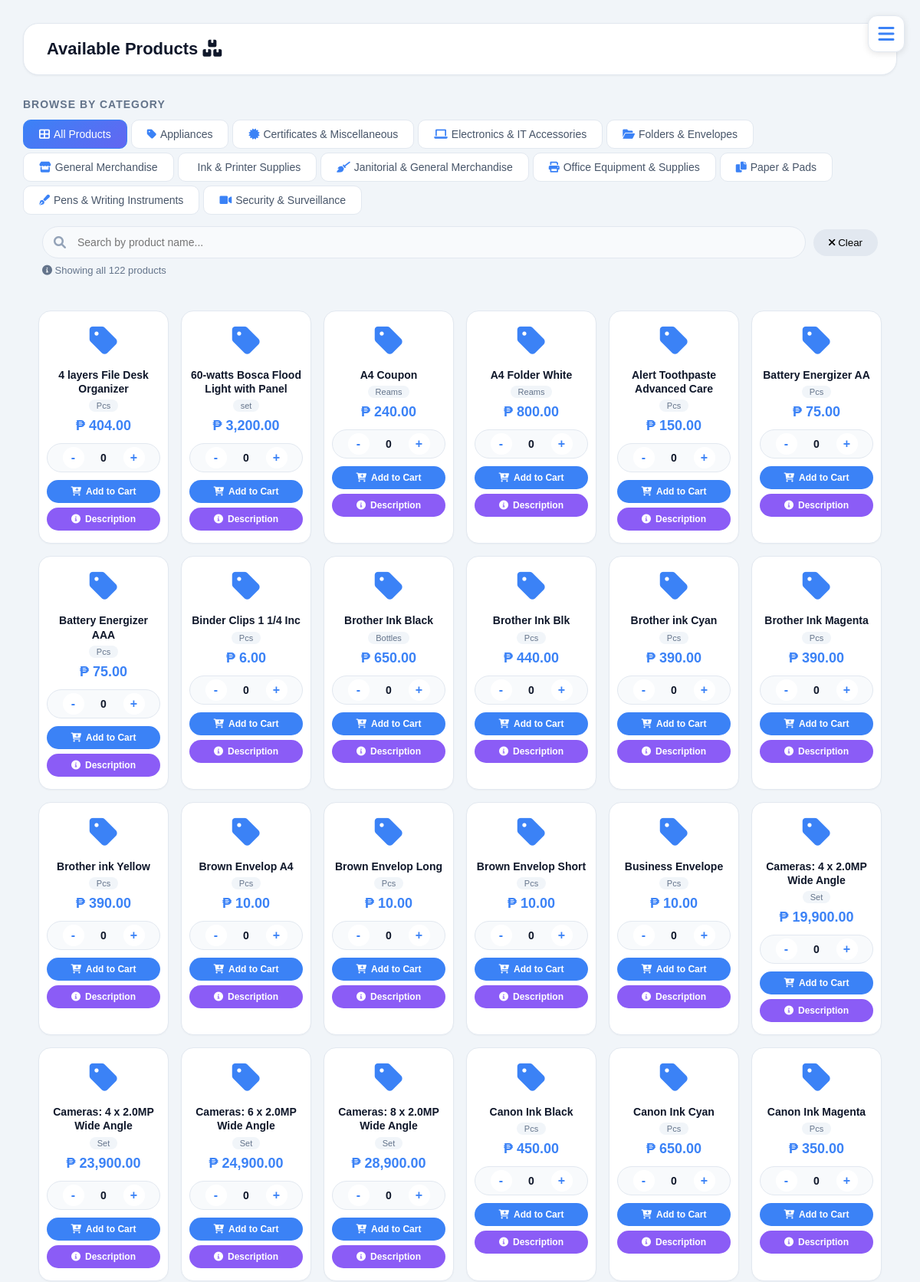
The page /public/shop.php (signed in, upper part) on the database its author committed.
### tables this page shows
CREATE TABLE `merchandise_inventory` (
  `id` int(11) NOT NULL PRIMARY KEY AUTO_INCREMENT,
  `product_name` varchar(255) NOT NULL,
  `unit` varchar(100) DEFAULT NULL,
  `qty_on_hand` int(11) NOT NULL DEFAULT 0,
  `selling_price` int(11) NOT NULL,
  `last_restocked` varchar(100) DEFAULT NULL,
  `description` text DEFAULT NULL,
  `category` varchar(100) DEFAULT NULL
);

### public/shop.php (the view, shortened to what this page needs)
<?php
require_once 'access_sessions.php';
$stmt = $pdo->prepare("SELECT * FROM merchandise_inventory ORDER BY product_name ASC");
$stmt->execute();
$allProducts = $stmt->fetchAll();
$stmt = $pdo->prepare("SELECT DISTINCT category FROM merchandise_inventory WHERE category IS NOT NULL AND category != '' ORDER BY category ASC");
$stmt->execute();
$categories = $stmt->fetchAll(PDO::FETCH_COLUMN);
$categoryIcons = [
    'Paper & Pads' => 'fas fa-copy',
    'Folders & Envelopes' => 'fas fa-folder-open',
    'Pens & Writing Instruments' => 'fas fa-pen-fancy',
    'Office Equipment & Supplies' => 'fas fa-print',
    'Ink & Printer Supplies' => 'fas fa-ink',
    'Electronics & IT Accessories' => 'fas fa-laptop',
    'Security & Surveillance' => 'fas fa-video',
    'Janitorial & General Merchandise' => 'fas fa-broom',
    'Certificates & Miscellaneous' => 'fas fa-certificate',
    'General Merchandise' => 'fas fa-store',
    'Home Appliances' => 'fas fa-plug'
];
?>
<!DOCTYPE html>
<html lang="en">
<head>
    <link rel="stylesheet" href="https://cdnjs.cloudflare.com/ajax/libs/font-awesome/6.0.0/css/all.min.css">
</head>
<body>
    <div class="app-wrapper">
        <div class="burger-btn" id="burgerBtn">
            <i class="fas fa-bars"></i>
        </div>
        <main class="main-content">
            <div class="dashboard-header">
                <div class="welcome">
                    <h3>Available Products <i class="fas fa-boxes"></i></h3>
                </div>
            </div>
            <div class="category-section">
                <div class="category-title">BROWSE BY CATEGORY</div>
                <div class="category-buttons" id="categoryButtonsContainer">
                    <button class="category-btn reset-btn active" data-category="all">
                        <i class="fas fa-th-large"></i> All Products
                    </button>
                    <?php foreach ($categories as $category): ?>
                        <?php if (!empty($category)): ?>
                            <button class="category-btn" data-category="<?php echo htmlspecialchars($category); ?>">
                                <i class="<?php echo isset($categoryIcons[$category]) ? $categoryIcons[$category] : 'fas fa-tag'; ?>"></i>
                                <?php echo htmlspecialchars($category); ?>
                            </button>
                        <?php endif; ?>
                    <?php endforeach; ?>
                </div>
            </div>
            <div class="merchandise-section">
                <div class="search-section">
                    <div class="search-wrapper">
                        <div class="search-input">
                            <i class="fas fa-search"></i>
                            <input type="text" id="liveSearchInput" placeholder="Search by product name..." autocomplete="off">
                        </div>
                        <button class="clear-search-btn" id="clearSearchBtn">
                            <i class="fas fa-times"></i> Clear
                        </button>
                    </div>
                    <div id="searchInfo" class="search-info"></div>
                </div>
                <div class="products-grid" id="productsGrid">
                    <?php foreach ($allProducts as $product): ?>
                        <div class="product-card" data-id="<?php echo $product['id']; ?>"
                            data-name="<?php echo strtolower(htmlspecialchars($product['product_name'])); ?>"
                            data-fullname="<?php echo htmlspecialchars($product['product_name']); ?>"
                            data-category="<?php echo htmlspecialchars($product['category'] ?? ''); ?>"
                            data-description="<?php echo htmlspecialchars($product['description'] ?? ''); ?>"
                            data-unit="<?php echo htmlspecialchars($product['unit'] ?? 'Pcs'); ?>"
                            data-price="<?php echo number_format($product['selling_price'], 2); ?>">
                            <div class="product-icon">
                                <i class="fas fa-tag"></i>
                            </div>
                            <div class="product-title"><?php echo htmlspecialchars($product['product_name']); ?></div>
                            <div class="product-unit"><?php echo htmlspecialchars($product['unit'] ?? 'Pcs'); ?></div>
                            <div class="product-price">₱ <?php echo number_format($product['selling_price'], 2); ?></div>
                            <div class="card-qty-control">
                                <button class="card-qty-btn decrement-card"
                                    data-id="<?php echo $product['id']; ?>">-</button>
                                <span class="card-qty-value" id="qty-<?php echo $product['id']; ?>">0</span>
                                <button class="card-qty-btn increment-card"
                                    data-id="<?php echo $product['id']; ?>">+</button>
                            </div>
                            <button class="card-add-btn add-to-cart-card" data-id="<?php echo $product['id']; ?>"
                                data-name="<?php echo htmlspecialchars($product['product_name']); ?>"
                                data-price="<?php echo $product['selling_price']; ?>"
                                data-unit="<?php echo htmlspecialchars($product['unit'] ?? 'Pcs'); ?>">
                                <i class="fas fa-cart-plus"></i> Add to Cart
                            </button>
                            <button class="card-desc-btn desc-btn" data-id="<?php echo $product['id']; ?>"
                                data-name="<?php echo htmlspecialchars($product['product_name']); ?>"
                                data-unit="<?php echo htmlspecialchars($product['unit'] ?? 'Pcs'); ?>"
                                data-price="<?php echo number_format($product['selling_price'], 2); ?>"
                                data-description="<?php echo htmlspecialchars($product['description'] ?? ''); ?>">
                                <i class="fas fa-info-circle"></i> Description
                            </button>
                        </div>
                    <?php endforeach; ?>
                </div>
            </div>
        </main>
    </div>
</body>
</html>

### public/shop.php (style rules this page uses)
* { margin: 0; padding: 0; box-sizing: border-box; font-family: 'Poppins', sans-serif; }
body { background: #f1f5f9; color: #1e293b; min-height: 100vh; display: flex; flex-direction: column; }
.app-wrapper { flex: 1; display: flex; flex-direction: column; }
.main-content { flex: 1; padding: 30px; overflow-y: auto; }
.dashboard-header { display: flex; justify-content: space-between; align-items: center; margin-bottom: 30px; background: #ffffff; padding: 20px 30px; border-radius: 20px; border: 1px solid #e2e8f0; box-shadow: 0 1px 3px rgba(0, 0, 0, 0.05); }
.welcome h3 { font-size: 22px; font-weight: 700; color: #0f172a; }
.burger-btn { position: fixed; top: 20px; right: 20px; width: 48px; height: 48px; background: #ffffff; border: 1px solid #e2e8f0; border-radius: 12px; display: flex; align-items: center; justify-content: center; cursor: pointer; z-index: 1001; box-shadow: 0 2px 8px rgba(0, 0, 0, 0.1); transition: all 0.3s; }
.burger-btn i { font-size: 24px; color: #3b82f6; }
.category-title { font-size: 14px; font-weight: 600; color: #64748b; margin-bottom: 12px; text-transform: uppercase; letter-spacing: 1px; }
.category-buttons { display: flex; flex-wrap: wrap; gap: 5px; }
.category-btn { background: #ffffff; border: 1px solid #e2e8f0; border-radius: 10px; padding: 10px 20px; font-size: 14px; font-weight: 500; color: #475569; cursor: pointer; transition: all 0.3s; display: flex; align-items: center; gap: 5px; }
.category-btn i { font-size: 14px; color: #3b82f6; }
.category-btn.active { background: linear-gradient(145deg, #3b82f6, #6366f1); border-color: #3b82f6; color: white; }
.category-btn.active i { color: white; }
.reset-btn { background: #f1f5f9; border-color: #e2e8f0; }
.products-grid { display: grid; grid-template-columns: repeat(auto-fill, minmax(150px, 1fr)); gap: 16px; margin-top: 10px; padding: 20px; }
.product-card { background: #ffffff; border-radius: 16px; padding: 16px 10px; text-align: center; transition: all 0.3s; border: 1px solid #e2e8f0; display: flex; flex-direction: column; align-items: center; box-shadow: 0 1px 2px rgba(0, 0, 0, 0.03); }
.product-icon { font-size: 42px; color: #3b82f6; margin-bottom: 10px; }
.product-title { font-size: 14px; font-weight: 600; margin-bottom: 5px; color: #0f172a; line-height: 1.3; }
.product-unit { font-size: 11px; color: #64748b; margin-bottom: 8px; background: #f1f5f9; padding: 2px 10px; border-radius: 20px; display: inline-block; }
.product-price { font-size: 18px; font-weight: 800; color: #3b82f6; margin-bottom: 12px; }
.card-qty-control { display: flex; align-items: center; justify-content: center; gap: 8px; background: #f8fafc; border-radius: 30px; padding: 4px 8px; margin-bottom: 10px; width: 100%; border: 1px solid #e2e8f0; }
.card-qty-btn { background: #ffffff; border: none; width: 28px; height: 28px; border-radius: 50%; font-size: 16px; font-weight: bold; color: #3b82f6; cursor: pointer; transition: 0.2s; }
.card-qty-value { font-size: 14px; font-weight: 600; min-width: 35px; text-align: center; color: #0f172a; }
.card-add-btn { background: #3b82f6; border: none; width: 100%; padding: 8px 0; border-radius: 30px; font-weight: 600; font-size: 12px; color: #ffffff; cursor: pointer; transition: 0.2s; display: flex; align-items: center; justify-content: center; gap: 6px; margin-bottom: 6px; }
.card-desc-btn { background: #8b5cf6; border: none; width: 100%; padding: 8px 0; border-radius: 30px; font-weight: 600; font-size: 12px; color: #ffffff; cursor: pointer; transition: 0.2s; display: flex; align-items: center; justify-content: center; gap: 6px; }
.search-section { padding: 15px 25px; }
.search-wrapper { display: flex; gap: 10px; align-items: center; }
.search-input { flex: 1; position: relative; }
.search-input i { position: absolute; left: 15px; top: 50%; transform: translateY(-50%); color: #94a3b8; }
.search-input input { width: 100%; padding: 12px 15px 12px 45px; background: #f8fafc; border: 1px solid #e2e8f0; border-radius: 30px; font-size: 14px; transition: all 0.3s; }
.clear-search-btn { background: #e2e8f0; border: none; border-radius: 30px; padding: 10px 20px; cursor: pointer; font-weight: 500; transition: all 0.3s; }
.search-info { font-size: 13px; color: #64748b; margin-top: 8px; }

### rows shown on the page
merchandise_inventory: product_name "4 layers File Desk Organizer", unit "Pcs", selling_price "404.00"
merchandise_inventory: product_name "60-watts Bosca Flood Light with Panel", unit "set", selling_price "3,200.00"
merchandise_inventory: product_name "A4 Coupon", unit "Reams", selling_price "240.00"
merchandise_inventory: product_name "A4 Folder White", unit "Reams", selling_price "800.00"
merchandise_inventory: product_name "Alert Toothpaste Advanced Care", unit "Pcs", selling_price "150.00"
merchandise_inventory: product_name "Battery Energizer AA", unit "Pcs", selling_price "75.00"
merchandise_inventory: product_name "Battery Energizer AAA", unit "Pcs", selling_price "75.00"
merchandise_inventory: product_name "Binder Clips 1 1/4 Inc", unit "Pcs", selling_price "6.00"
merchandise_inventory: product_name "Brother Ink Black", unit "Bottles", selling_price "650.00"
merchandise_inventory: product_name "Brother Ink Blk", unit "Pcs", selling_price "440.00"
merchandise_inventory: product_name "Brother ink Cyan", unit "Pcs", selling_price "390.00"
merchandise_inventory: product_name "Brother Ink Magenta", unit "Pcs", selling_price "390.00"
merchandise_inventory: product_name "Brother ink Yellow", unit "Pcs", selling_price "390.00"
merchandise_inventory: product_name "Brown Envelop A4", unit "Pcs", selling_price "10.00"
merchandise_inventory: product_name "Brown Envelop Long", unit "Pcs", selling_price "10.00"
merchandise_inventory: product_name "Brown Envelop Short", unit "Pcs", selling_price "10.00"
merchandise_inventory: product_name "Business Envelope", unit "Pcs", selling_price "10.00"
merchandise_inventory: product_name "Cameras: 4 x 2.0MP Wide Angle", unit "Set", selling_price "19,900.00"
merchandise_inventory: product_name "Cameras: 4 x 2.0MP Wide Angle", unit "Set", selling_price "23,900.00"
merchandise_inventory: product_name "Cameras: 6 x 2.0MP Wide Angle", unit "Set", selling_price "24,900.00"
merchandise_inventory: product_name "Cameras: 8 x 2.0MP Wide Angle", unit "Set", selling_price "28,900.00"
merchandise_inventory: product_name "Canon Ink Black", unit "Pcs", selling_price "450.00"
merchandise_inventory: product_name "Canon Ink Cyan", unit "Pcs", selling_price "650.00"
merchandise_inventory: product_name "Canon Ink Magenta", unit "Pcs", selling_price "350.00"

### other values the page prints
$category "Appliances"
$category "Certificates & Miscellaneous"
$category "Electronics & IT Accessories"
$category "Folders & Envelopes"
$category "General Merchandise"
$category "Ink & Printer Supplies"
$category "Janitorial & General Merchandise"
$category "Office Equipment & Supplies"
$category "Paper & Pads"
$category "Pens & Writing Instruments"
$category "Security & Surveillance"
